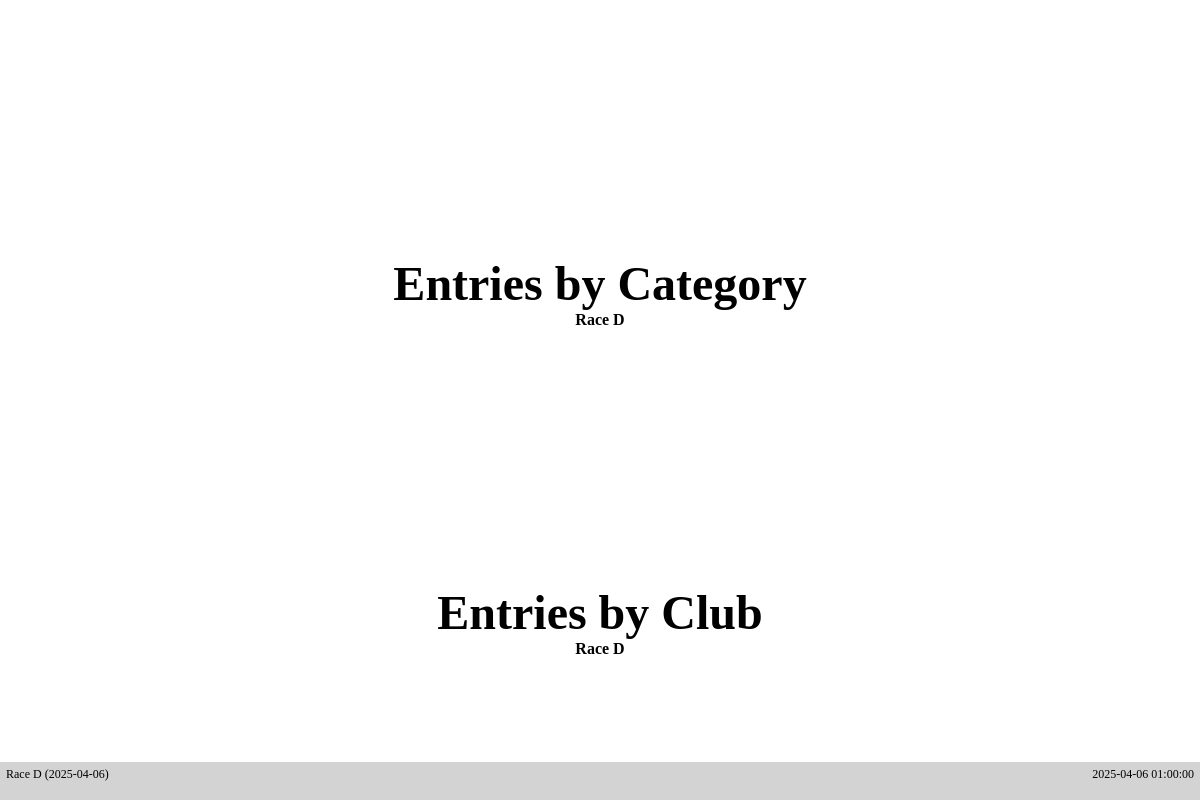
Before: /race/12/entries/paginated (signed in) with the older database file.
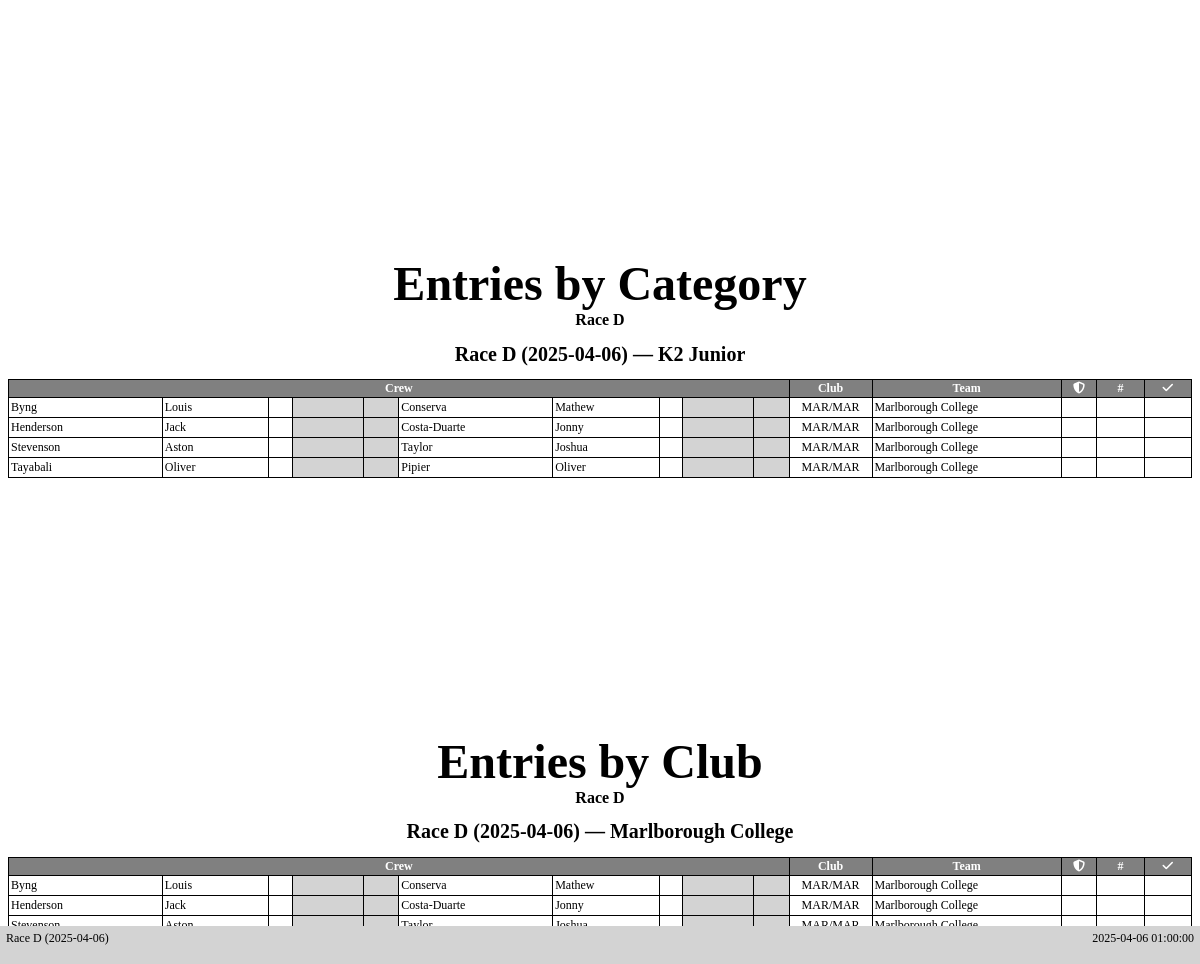
After: the same page with the newer database file.
### database/database/race.py (models this page shows, shortened)
class Race(Base):
    __tablename__ = "race"
    __table_args__ = (UniqueConstraint("name", "date", name="uq_race_name_date"),)
    id = Column(Integer, primary_key=True)
    name = Column(String, nullable=False)
    date = Column(Date, nullable=False)
    series_id = Column(Integer, ForeignKey(Series.id), index=True)
    time_min_start = Column(String)
    time_max_start = Column(String)
    time_min_finish = Column(String)
    time_max_finish = Column(String)
    time_adjustment = Column(Integer)
    series = relationship(Series, backref="races", lazy="joined")

### database/database/entry.py (models this page shows, shortened)
class Entry(Base):
    __tablename__ = "entry"
    id = Column(Integer, primary_key=True)
    race_id = Column(Integer, ForeignKey(Race.id), index=True)
    category_id = Column(Integer, ForeignKey(Category.id), index=True)
    boat_type = Column(boat_type, index=True)
    entry_number = Column(Integer)
    series_id = Column(Integer, ForeignKey(Series.id), index=True)
    time_start = Column(String)
    time_finish = Column(String)
    time_adjustment = Column(Integer)
    registered = Column(Boolean, default=False, nullable=False)
    retired = Column(Boolean, default=False, nullable=False)
    scratched = Column(Boolean, default=False, nullable=False)
    disqualified = Column(Boolean, default=False, nullable=False)
    note = Column(Text)
    category = relationship(Category, backref="entries", lazy="joined")
    race = relationship(Race, backref="entries", lazy="joined")
    race_number = relationship("Number", secondary="number_entry", uselist=False)
    crews = relationship("Crew", lazy="joined", order_by="Crew.paddler_id")
    @property
    def team(self):
        teams = [
            team
            for crew in self.crews
            for team in crew.paddler.teams
            if self.race.series_id == team.series_id
        ]
        unique = list(set(teams))
        if len(unique) == 1 and len(teams) == len(self.crews):
            return teams[0]
        else:
            return None
    @property
    def services(self):
        services = [crew.services for crew in self.crews]
        return len(services) > 0 and all(services)
    @property
    def clubs(self):
        clubs = [crew.club for crew in self.crews]
        clubs = [club.code if club.code else "—" for club in clubs]
        return "/".join(clubs)

### database/database/category.py (models this page shows, shortened)
class Category(Base):
    __tablename__ = "category"
    __table_args__ = (UniqueConstraint("label", name="uq_category_label"),)
    id = Column(Integer, primary_key=True)
    label = Column(String)

### database/database/paddler.py (models this page shows, shortened)
class Paddler(Base):
    __tablename__ = "paddler"
    id = Column(Integer, primary_key=True)
    membership_number = Column(Integer)
    membership_expiry = Column(Date)
    membership_body_id = Column(Integer, ForeignKey(MembershipBody.id))
    division = Column(Integer)
    title = Column(String)
    first = Column(String)
    middle = Column(String)
    last = Column(String)
    gender = Column(String(1))
    suffix = Column(String)
    dob = Column(Date)
    address = Column(String)
    email = Column(String)
    phone = Column(String)
    emergency_name = Column(String)
    emergency_phone = Column(String)
    age_group_id = Column(Integer, ForeignKey(AgeGroup.id), index=True)
    age_group = relationship(AgeGroup, backref="paddlers", lazy="joined")
    membership_body = relationship(MembershipBody, backref="paddlers", lazy="joined")
    teams = relationship("Team", secondary="team_paddler", back_populates="paddlers")
    @hybrid_property
    def name(self):
        return combine_names(self.first, self.middle, self.last)
    @property
    def membership(self):
        membership = self.membership_number
        if membership and self.membership_body:
            membership = self.membership_body.acronym + str(membership)
        return membership
    @property
    def membership_expired(self):
        if self.membership_expiry:
            return self.membership_expiry < date.today()
        else:
            return True

### database/database/crew.py (models this page shows, shortened)
class Crew(Base):
    __tablename__ = "crew"
    id = Column(Integer, primary_key=True)
    paddler_id = Column(Integer, ForeignKey(Paddler.id), index=True)
    club_id = Column(String(3), ForeignKey(Club.id), index=True)
    entry_id = Column(Integer, ForeignKey(Entry.id), index=True)
    services = Column(Boolean, server_default=expression.false())
    due = Column(Numeric)
    paid = Column(Numeric)
    paddler = relationship(Paddler, backref="crews", lazy="joined")
    club = relationship("Club", backref="crews", lazy="joined")
    entry = relationship(Entry, lazy="joined", overlaps="crews")

### database/database/club.py (models this page shows, shortened)
class Club(Base):
    __tablename__ = "club"
    id = Column(Integer, primary_key=True)
    name = Column(String)
    code_regex = Column(String())
    services = Column(Boolean, server_default=expression.false())
    @property
    def code(self):
        return self.code_regex.split("|")[0] if self.code_regex else None

### database/database/team.py (models this page shows, shortened)
class Team(Base):
    __tablename__ = "team"
    __table_args__ = (
        UniqueConstraint("name", "series_id", name="uq_team_name_series"),
    )
    id = Column(Integer, primary_key=True)
    name = Column(String)
    team_type_id = Column(Integer, ForeignKey(TeamType.id), nullable=False)
    series_id = Column(Integer, ForeignKey(Series.id), index=True, nullable=False)
    type = relationship(TeamType, backref="teams")
    series = relationship(Series, backref="teams", lazy="joined")
    paddlers = relationship("Paddler", secondary="team_paddler", back_populates="teams")
    def __str__(self):
        return self.name

### paddle/views/race/entries/export.py (the view)
@blueprint.route("/race/<race_id>/entries/paginated")
@login_required
def race_entries_paginated(race_id):
    race = session.get(db.Race, race_id)
    entries = session.query(db.Entry).filter(db.Entry.race_id == race_id).all()
    categories = db.entries_get_categories(entries)
    clubs = db.entries_get_clubs(entries)
    for entries in categories.values():
        entries.sort(key=lambda x: x.crews[0].paddler.last, reverse=False)
    for entries in clubs.values():
        entries.sort(
            key=lambda x: str(x.team) + "|" + x.crews[0].paddler.last, reverse=False
        )
    return render_template(
        "race-entries-paginated.j2",
        race=race,
        categories=categories,
        clubs=clubs,
        timestamp=datetime.datetime.now(),
    )

### database/database/entry.py (called while the page is built)
def entries_get_categories(entries):
    categories = set()
    for entry in entries:
        categories.add((entry.category.id, entry.category.label))
    categories = OrderedDict(sorted(categories, key=lambda t: t[0]))
    categories = {label: [] for id, label in categories.items()}
    for entry in entries:
        categories[entry.category.label].append(entry)
    return categories

def entries_get_clubs(entries):
    clubs = set()
    for entry in entries:
        for crew in entry.crews:
            if crew.club:
                clubs.add((crew.club.id, crew.club.name))
    clubs = OrderedDict(sorted(clubs, key=lambda t: t[1]))
    clubs = {name: set() for id, name in clubs.items()}
    for entry in entries:
        for crew in entry.crews:
            if crew.club:
                clubs[crew.club.name].add(entry)
    for key in clubs:
        clubs[key] = list(clubs[key])
    return clubs

### paddle/templates/race-entries-paginated.j2 (shortened to what the changed rows need)
{% extends "base-minimal.j2" %}
{% block styles %}
<link rel="stylesheet" type="text/css" href="/css/paginated-a4-landscape.css">
<link rel="stylesheet" type="text/css" href="/css/paginated-a4-landscape-compact.css">
<link rel="stylesheet" type="text/css" href="/css/paginated-a4-landscape-entries.css">
{% include 'common/load-css-font-awesome.j2' %}
{% endblock %}
{% block footer %}
<div style="width: 100%;">
    <div class="title">
        {{ race.name }} ({{ race.date }})
    </div>
    <div class="timestamp">
        {{ timestamp.strftime('%Y-%m-%d %H:%M:%S') }}
    </div>
</div>
{% endblock %}
{% block content %}
{% set ROWS_PER_PAGE = 30 -%}
<div class="break">
<h1 class="banner">Entries by Category</h1>
<h2 class="banner">{{ race.name }}</h2>
</div>
{% for category, entries in categories.items() %}
    {% for entry in entries %}
        {% if (loop.index % ROWS_PER_PAGE) == 1 %}
<div class="break">
    <h1 style="text-align: center;">{{ race.name }} ({{ race.date }}) — {{ category }}</h1>
    <table class="border">
        <tr>
            <th style="text-align: center;" colspan="10">Crew</th>
            <th style="width: 7%; text-align: center;">Club</th>
            <th style="width: 16%; text-align: center;">Team</th>
            <th style="width: 3%; text-align: center;"><i class="fas fa-shield-alt"></i></th>
            <th style="width: 4%; text-align: center;">#</th>
            <th style="text-align: center;"><i class="fas fa-check"></i></th>
        </tr>
        {% endif %}
        <tr>
            <td style="width: 13%;">
                {{ entry.crews[0].paddler.last }}
            </td>
            <td style="width: 9%;">
                {{ entry.crews[0].paddler.first }}
            </td>
            <td style="width: 2%; text-align: center;">
            </td>
            <td style="width: 6%;" class="{% if entry.crews[0].paddler.membership_expired %}highlight{% endif %}">
            </td>
            <td style="width: 3%;" class="{% if not entry.crews[0].paid %}highlight{% endif %}">
            </td>
            <td style="width: 13%;">
                {% if entry.crews[1] %}
                {{ entry.crews[1].paddler.last }}
                {% endif %}
            </td>
            <td style="width: 9%;">
                {% if entry.crews[1] %}{{ entry.crews[1].paddler.first }}{% endif %}
            </td>
            <td style="width: 2%; text-align: center;">
            </td>
            <td style="width: 6%;" class="{% if entry.crews[1] and entry.crews[1].paddler.membership_expired %}highlight{% endif %}">
            </td>
            <td style="width: 3%;" class="{% if entry.crews[1] and not entry.crews[1].paid %}highlight{% endif %}">
            </td>
            <td style="text-align: center;">{{ entry.clubs }}</td>
            <td>{% if entry.team %}{{ entry.team }}{% endif %}</td>
            <td style="text-align: center;">{% if entry.services %}<i class="fas fa-check"></i>{% endif %}</td>
            <td style="text-align: center;">{% if entry.race_number %}{{ entry.race_number }}{% endif %}</td>
            <td></td>
        </tr>
        {% if loop.last or ((loop.index + 1) % ROWS_PER_PAGE) == 1 %}
    </table>
</div>
        {% endif %}
    {% endfor %}
{% endfor %}
<div class="break">
<h1 class="banner">Entries by Club</h1>
<h2 class="banner">{{ race.name }}</h2>
</div>
{% for club, entries in clubs.items() %}
    {% for entry in entries %}
        {% if (loop.index % ROWS_PER_PAGE) == 1 %}
<div class="break">
    <h1 style="text-align: center;">{{ race.name }} ({{ race.date }}) — {{ club }}</h1>
    <table class="border">
        <tr>
            <th style="text-align: center;" colspan="10">Crew</th>
            <th style="width: 7%; text-align: center;">Club</th>
            <th style="width: 16%; text-align: center;">Team</th>
            <th style="width: 3%; text-align: center;"><i class="fas fa-shield-alt"></i></th>
            <th style="width: 4%; text-align: center;">#</th>
            <th style="text-align: center;"><i class="fas fa-check"></i></th>
        </tr>
        {% endif %}
        <tr>
            <td style="width: 13%;">
                {{ entry.crews[0].paddler.last }}
            </td>
            <td style="width: 9%;">
                {{ entry.crews[0].paddler.first }}
            </td>
            <td style="width: 2%; text-align: center;">
            </td>
            <td style="width: 6%;" class="{% if entry.crews[0].paddler.membership_expired %}highlight{% endif %}">
            </td>
            <td style="width: 3%;" class="{% if not entry.crews[0].paid %}highlight{% endif %}">
            </td>
            <td style="width: 13%;">
                {% if entry.crews[1] %}
                {{ entry.crews[1].paddler.last }}
                {% endif %}
            </td>
            <td style="width: 9%;">
                {% if entry.crews[1] %}{{ entry.crews[1].paddler.first }}{% endif %}
            </td>
            <td style="width: 2%; text-align: center;">
            </td>
            <td style="width: 6%;" class="{% if entry.crews[1] and entry.crews[1].paddler.membership_expired %}highlight{% endif %}">
            </td>
            <td style="width: 3%;" class="{% if entry.crews[1] and not entry.crews[1].paid %}highlight{% endif %}">
            </td>
            <td style="text-align: center;">{{ entry.clubs }}</td>
            <td>{% if entry.team %}{{ entry.team }}{% endif %}</td>
            <td style="text-align: center;">{% if entry.services %}<i class="fas fa-check"></i>{% endif %}</td>
            <td style="text-align: center;">{% if entry.race_number %}{{ entry.race_number }}{% endif %}</td>
            <td></td>
        </tr>
        {% if loop.last or ((loop.index + 1) % ROWS_PER_PAGE) == 1 %}
    </table>
</div>
        {% endif %}
    {% endfor %}
{% endfor %}
{% endblock %}

Changed rows visible on the page:
added Entry: {{ race.name }} "Race D", {{ race.date }} "2025-04-06", last "Byng", first "Louis", last "Conserva", first "Mathew", clubs "MAR/MAR", team "Marlborough College"
now on this page (row unchanged): Category: label "K2 Junior"
added Entry: last "Henderson", first "Jack", last "Costa-Duarte", first "Jonny", clubs "MAR/MAR", team "Marlborough College"
added Entry: last "Stevenson", first "Aston", last "Taylor", first "Joshua", clubs "MAR/MAR", team "Marlborough College"
added Entry: last "Tayabali", first "Oliver", last "Pipier", clubs "MAR/MAR", team "Marlborough College"
now on this page (row unchanged): Club: name "Marlborough College"
